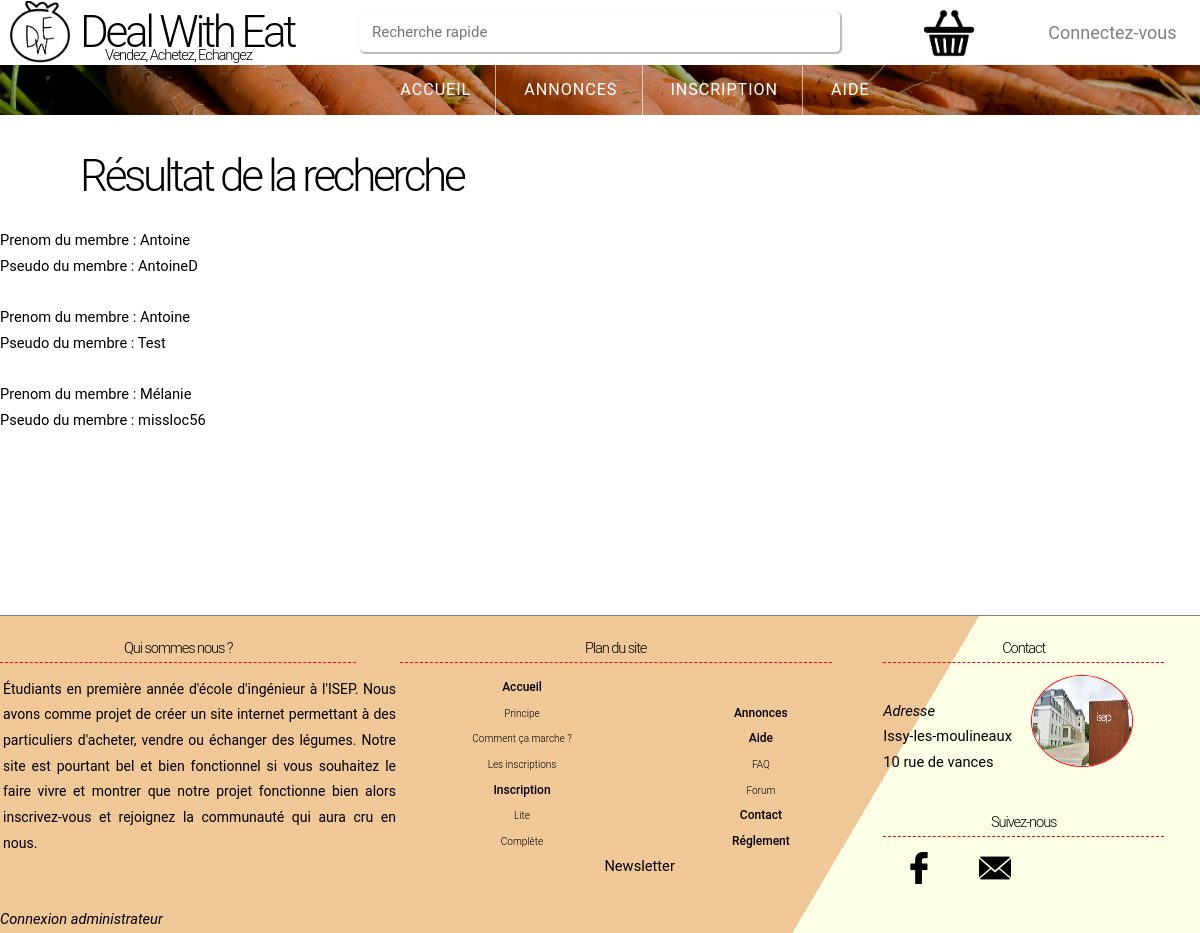
/DWE/res_recherche.php, run on an earlier commit of the app's database.
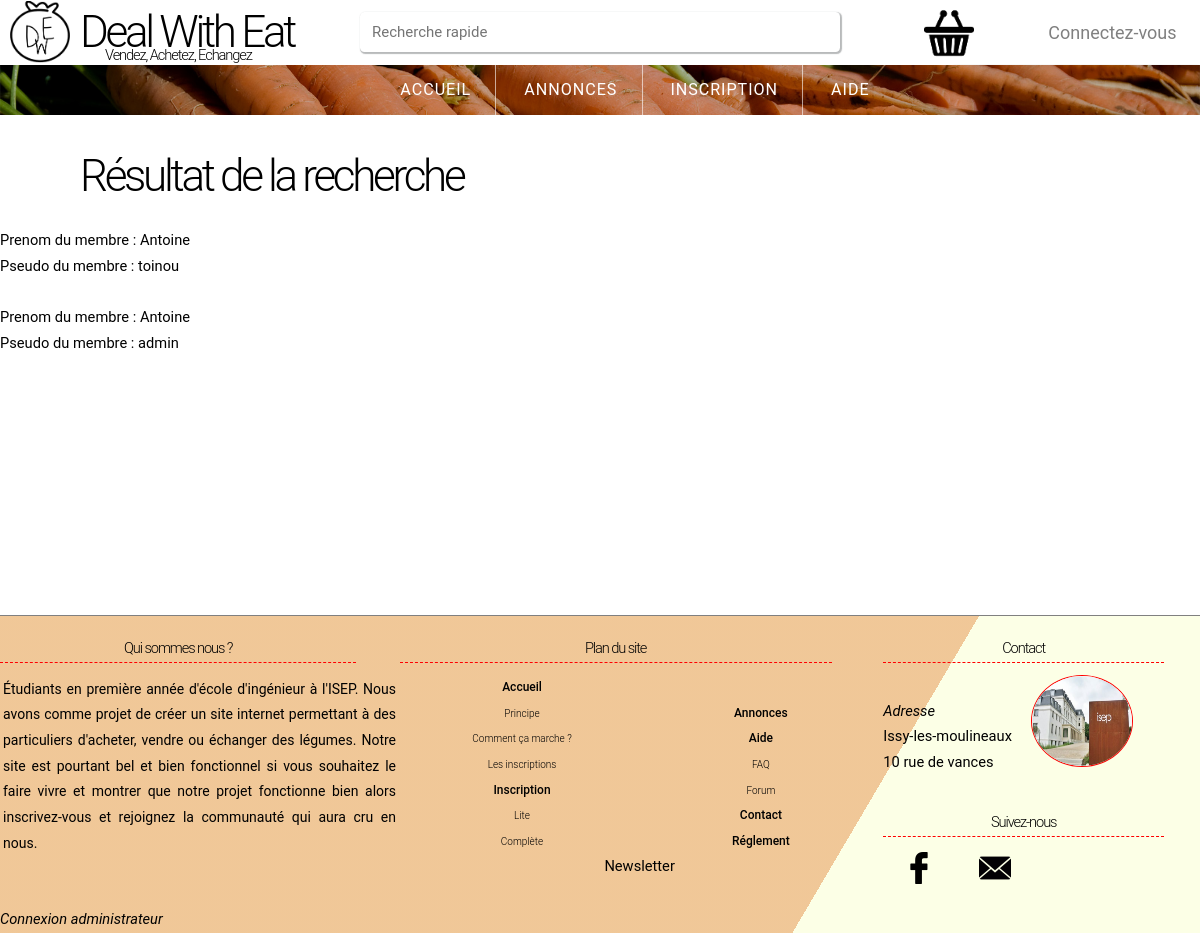
And on a later commit of the database.
### tables this page shows
CREATE TABLE `User` (
`US_idUser` int(11) NOT NULL,
  `US_nom` text,
  `US_prenom` varchar(45) DEFAULT NULL,
  `US_pays` text,
  `US_ville` text,
  `US_adresse` varchar(45) DEFAULT NULL,
  `US_codepostale` int(11) DEFAULT NULL,
  `US_pseudo` varchar(45) DEFAULT NULL,
  `US_mail` varchar(45) DEFAULT NULL,
  `US_mdp` varchar(45) DEFAULT NULL,
  `US_datenaissance` varchar(45) DEFAULT NULL,
  `US_admin` varchar(45) DEFAULT NULL,
  `US_moderateur` tinyint(1) DEFAULT NULL,
  `US_like` int(11) DEFAULT NULL,
  `US_image` varchar(250) NOT NULL,
  `US_news` int(11) NOT NULL
);

### DWE/res_recherche.php (the view, shortened to what this page needs)
<html>
    <head>
        <link href="//netdna.bootstrapcdn.com/font-awesome/4.3.0/css/font-awesome.css" rel="stylesheet">
        <link rel="stylesheet" type="text/css" href="css/style.css" media="screen" />
    </head>
<div id="principal">
    <header>
        <?php include('php/header.php'); ?>
		<?php if(isset($_SESSION['id']) && $_SESSION['id']=='1'){include('nav_connect.php');}else{include('nav.php');} ?>
    </header>
    <body>
     <?php
                $search=$_GET['search'];
            $requetemembre=$bdd2->query( "select * from user where US_pseudo like '%$search%'
                                    or US_nom like '%$search%'
                                        or US_prenom like '%$search%' ");
    ?>
<h1> Résultat de la recherche </h1>
<?php
        while ($rows1=$requetemembre->fetch()) {
            $mnom=$rows1['US_prenom']; $mpseudo=$rows1['US_pseudo'];
?>
       <a href="membre.php?a=<?= $rows1['US_idUser'] ?>">
                Prenom du membre : <?= $mnom ?> <br>
                Pseudo du membre  : <?= $mpseudo ?> <br>
        </a>
<br>
            <?php
            }
        ?>
    </body>
    </div>
    <?php include('php/pied_de_page.php'); ?>
</html>

### DWE/php/header.php (shortened to what this page needs)
<?php require'panier/_header.php'; ?>
<div id="container_header">
        <a href='accueil.php'><div class="logo">
            <h1> Deal With Eat</h1>
            <h2> Vendez, Achetez, Echangez</h2>
            <img id="logo" src="css/images/logoDWE.png">
    </div></a>
        <div id="searchdiv">
            <form method="get" action="res_recherche.php">
            <input id="search" name="search" type="text" placeholder="Recherche rapide">
            </form>
        </div>
    <a href="panier.php"><img  id="panier_partout" src="css/images/shop.png" style="z-index: 1;"> </a>
    </div>
<?php
if(isset($_SESSION['login']) ){
    if($_SESSION['id']=='1'){
        ?>
        <div id="connecterdiv"><p><?php echo $_SESSION['login']; ?><br> <i style="font-size:12px;"><a
                        href="panier.php">Mon panier <?= $panier->count(); ?></a></i>
            </p>
            <?php
            $requete = "SELECT * FROM User WHERE US_pseudo='".$_SESSION['login']."'";
            $resultat =$bdd2->query($requete);
            $ligne = $resultat->fetch();
                $filename = "image_user/".$ligne['US_idUser']."/".$ligne['US_image'];
                if($ligne['US_image'] == "" or !file_exists($filename)){
                      $avatar="<img id='avatar_little' width='120px' src='image_user/avatar.png' />";
                }else{
                      $avatar="<img id='avatar_little' width='120px' src='image_user/".$ligne['US_idUser']."/".$ligne['US_image']."' />";
                }
            ?>
                <?= $avatar ?>
                </div> <?php
        $_SESSION['id']='1';
    }
    else{
        ?> <div id="connectdiv" >
            <a id="connect" href="#connexiondiv"> Connectez-vous <img  src="css/images/arrow486.png"> </a>
            <div id="connexiondiv">
                <form ACTION="accueil.php" METHOD="POST">
                    <input name="login" class="connect" type="text" placeholder="Pseudo">
                    <input name="pass" class="connect" type="password" placeholder="Mot de passe">
                    <input name="subconnect" class="subconnect" type="submit" value="Ok" >
                </form>
                <p STYLE="margin-top:-15px;"> Pas encore inscrit ? <a href="Inscription.php" style="color:black; text-decoration:none;border-bottom:1px dotted black ">Rejoignez-nous</a> </p>
            </div>
        </div> <?php
    }
}else{
    ?>
    <div id="connectdiv"  >
        <a id="connect" href="#connectdiv"> Connectez-vous <img  src="css/images/arrow486.png"> </a>
    </div> <?php }
?>

### DWE/nav.php
<div id="navcontainer">
				<nav id="nav">
					<ul>
						<li class="current"><a href="accueil.php">Accueil</a></li>
						<li><a href="annonce.php"> Annonces </a></li>
                        <li><a href="Inscription.php"> Inscription </a></li>
                        <li><a href="FAQ.php">Aide </a></li>
                    </ul>
				</nav>
        </div>

### DWE/php/pied_de_page.php
<footer>
<div class="footer" id="footer1">
    <h2>Qui sommes nous ?</h2>
<p>Étudiants en première année d'école d'ingénieur à l'ISEP. Nous avons comme projet de créer un site internet permettant à des particuliers d'acheter, vendre ou échanger des légumes. Notre site est pourtant bel et bien fonctionnel si vous souhaitez le faire vivre et montrer que notre projet fonctionne bien alors inscrivez-vous et rejoignez la communauté qui aura cru en nous.</p>
</div>
<div class="footer" id="footer2">
    <h2>Plan du site</h2>
    <div class="plan1">
     <ul ><a href="accueil.php">   Accueil </a></ul>
    <li><a href="accueil.php#presentation"> Principe </a></li>
    <li><a href="accueil.php#ccm"> Comment ça marche ? </a></li>
    <li><a href="accueil.php#inscription"> Les inscriptions </a></li>
    <ul ><a href="inscription.php">   Inscription </a></ul>
    <li><a href="inscription.php"> Lite </a></li>
    <li><a href="inscription.php#rgstr-plus"> Complète </a></li>
    </div>
    <div class="plan2">
     <ul><a href="annonce.php">   Annonces </ul>
    <ul><a href="faq.php"> Aide </a></ul>
    <li><a href="faq.php"> FAQ </a></li>
    <li><a href="forum.php"> Forum </a></li>
    <ul ><a href="contact.php"> Contact </a></ul>
    <ul ><a href="reglement.php"> Réglement </a></ul>
        </div>
        <center><a href="membre_newsletter.php"> Newsletter </a></center>
</div>
<div class="footer" id="footer3">
    <h2>Contact</h2>
    <p  style="display:inline-block;"> <i>Adresse</i> <br/>  Issy-les-moulineaux <br/> 10 rue de vances</p>
    <img src="css/images/adresse.jpg" style="width:100px;height:90px;;display:inline-block;margin-left:5%;border-radius:50%;border:1px solid red;" />
    <h2> Suivez-nous </h2>
   <p><a href="http://www.facebook.com/dealwitheat"><img class="img" src="css/images/fb.png" style="width:32px;"/></a>
    <a href="mailto:dealwitheat@gmail.com"><img class="img" src="css/images/contact.png" style="width:32px;"/></a>
</div>
    <i id="coadmin"><a href="backoffice/connexion.php">Connexion administrateur</a></i>
</footer>

### DWE/css/style.css (style rules this page uses)
body,input,textarea,select,h1,h2 { font-family: 'Roboto', sans-serif; font-size: 11pt; font-weight: 300px; line-height: 1.75em; }
a { text-decoration: none; color:black; }
body { margin:0; min-height: 60%; max-height: 90%; }
#principal { position: relative; min-height: 600px; }
#logo { width:60px; margin:0; float:left; margin-top: -80px; margin-left: 10px; }
h1 { padding-top: 10px; margin-left: 80px; font-weight: 300; line-height: 1em; font-size: 3em; letter-spacing: -0.075em; }
h2 { font-weight: 300; letter-spacing: -0.075em; margin-left:105px; margin-top: -40px; }
#container_header { width: 100%; height: 65px; background: white; }
#panier_partout { position: absolute; top:0; left:0; margin-top: 8px; margin-left: 77%; width: 50px; }
#search { position: absolute; width:40%; height: 40px; top:0; right:0; left:0; margin-left:auto; margin-right:auto; margin-top: 12px; padding: 10px 12px; outline: none !important; color: #33383b; font-size: 15px; box-shadow: 1px 1px 1px 1px rgba(51, 56, 59, 0.35); border: none; border-radius: 0.3em }
#connecterdiv, #connectdiv { position: absolute; right:0; top:0; height:65px; width: 25%; overflow: hidden; }
#connectdiv #connect { position:absolute; text-align: right; color:gray; font-family: "Roboto" sans-serif; text-decoration: none; right:0; font-size: 18px; margin-top: 20px; margin-right: 2%; font-style:normal; }
#connectdiv #connect img { width: 13px; }
#nav { background-color: rgba(1, 1, 1, 0.2); height:50px; }
#navcontainer { background: url("images/carrots.jpg") no-repeat; background-size:100%; background-position: center; top: 0; left: 0; width: 100%; height:50px; }
#nav ul { margin: 0; padding: 0; text-align: center; }
#nav ul li { display: inline-block; border-right: 1px solid; border-color: rgba(255,255,255,.6); }
#nav ul li:last-child { padding-right: 0; border-right: none; }
#nav ul li a, #nav ul li span { display: inline-block; padding: 1.5em 1.5em; letter-spacing: 0.06em; text-decoration: none; font-weight: 400; text-transform: uppercase; font-size: 1.1em; outline: 0; color: #FFF; margin-top: -12px; }
footer { margin-top:15px; background: linear-gradient(-59.5deg, #fcffe6 29.4%, rgba(234, 176, 108, 0.7) 25%); border-top:1px solid grey; }
#footer1 { width: 33%; display: inline-block; vertical-align: top; text-align: justify; }
#footer1 p { margin-left:3px; font-size:14px; }
#footer2 { width: 40%; display: inline-block; vertical-align: top; text-align: justify; }
#footer2 ul,#footer2 li { font-size: 12px; padding:0; margin:0; }
#footer2 ul { text-align: center; font-size:12px; font-weight: 500; }
#footer2 li { text-align: center; font-size:10px; font-weight: 300; list-style:none; }
#footer3 { width: 26%; display: inline-block; vertical-align: top; text-align: justify; }
.footer h2 { margin-top:20px; text-align: center; border-bottom:1px dashed red; width:90%; margin-left:0; margin-right: 0; }
.plan1,.plan2 { display: inline-block; width: 47%; margin-left:2%; height: 140px; }
footer .img { margin-left:20px; margin-right:20px; }
h4,h5,h6,p { font-family:"Roboto" sans-serif; font-weight: normal; }
input { display: inline-block; }

What changed in the data, as far as the page shows it:
removed user: US_prenom "Antoine", US_pseudo "AntoineD"
removed user: US_prenom "Antoine", US_pseudo "Test"
removed user: US_prenom "Mélanie", US_pseudo "missloc56"
added user: US_prenom "Antoine", US_pseudo "toinou"
added user: US_prenom "Antoine", US_pseudo "admin"
